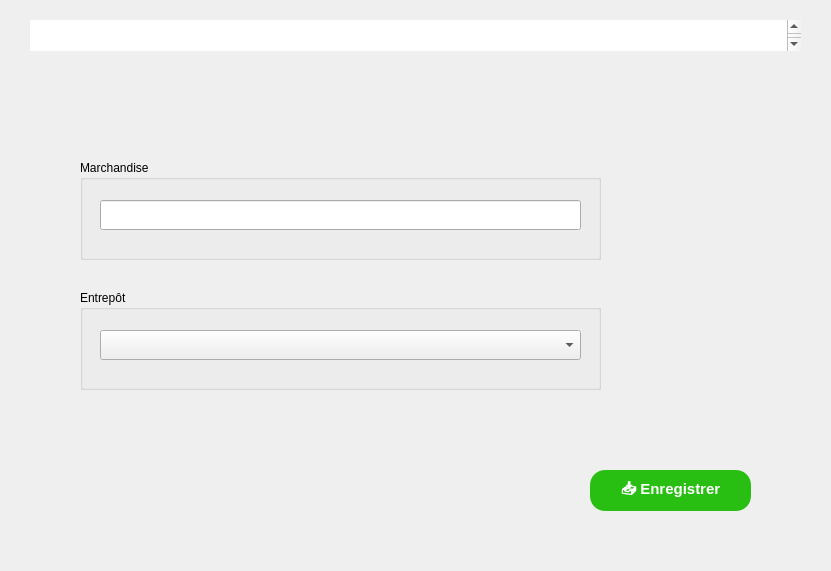
<?xml version="1.0" encoding="UTF-8"?>
<ui version="4.0">
 <class>FormEntrepot</class>
 <widget class="QDialog" name="FormEntrepot">
  <property name="geometry">
   <rect>
    <x>0</x>
    <y>0</y>
    <width>831</width>
    <height>571</height>
   </rect>
  </property>
  <property name="windowTitle">
   <string>Assigner Entrepôt à une Marchandise</string>
  </property>
  <property name="styleSheet">
   <string notr="true">QWidget#FormEntrepot {
    border-image: url(&quot;C:/projet_QT/projet_achats/image000/fond02.jpg&quot;) 0 0 0 0 stretch stretch;
}


</string>
  </property>
  <widget class="QGroupBox" name="groupBoxMarchandise">
   <property name="geometry">
    <rect>
     <x>80</x>
     <y>160</y>
     <width>521</width>
     <height>100</height>
    </rect>
   </property>
   <property name="title">
    <string>Marchandise</string>
   </property>
   <widget class="QLineEdit" name="lineEditMarchandise">
    <property name="geometry">
     <rect>
      <x>20</x>
      <y>40</y>
      <width>481</width>
      <height>30</height>
     </rect>
    </property>
   </widget>
  </widget>
  <widget class="QGroupBox" name="groupBoxEntrepot">
   <property name="geometry">
    <rect>
     <x>80</x>
     <y>290</y>
     <width>521</width>
     <height>100</height>
    </rect>
   </property>
   <property name="title">
    <string>Entrepôt</string>
   </property>
   <widget class="QComboBox" name="comboBoxEntrepot">
    <property name="geometry">
     <rect>
      <x>20</x>
      <y>40</y>
      <width>481</width>
      <height>30</height>
     </rect>
    </property>
   </widget>
  </widget>
  <widget class="QPushButton" name="btnAjouter">
   <property name="geometry">
    <rect>
     <x>590</x>
     <y>470</y>
     <width>161</width>
     <height>41</height>
    </rect>
   </property>
   <property name="styleSheet">
    <string notr="true">QPushButton {
background-color: #29bf12;
border-radius: 15px;
border: none;
padding: 10px 20px;
color: white;
font-size: 15px;
font-weight: bold;
}</string>
   </property>
   <property name="text">
    <string>📥 Enregistrer</string>
   </property>
  </widget>
  <widget class="QTextBrowser" name="textBrowser">
   <property name="geometry">
    <rect>
     <x>10</x>
     <y>10</y>
     <width>811</width>
     <height>51</height>
    </rect>
   </property>
   <property name="styleSheet">
    <string notr="true">QTextBrowser {
    border-image: url(&quot;C:/projet_QT/projet_achats/image000/fond03.jpg&quot;) 0 0 0 0 stretch stretch;
    border: none;
    padding: 10px 20px;
    color: white;
    font-weight: bold;
}</string>
   </property>
   <property name="html">
    <string>&lt;!DOCTYPE HTML PUBLIC &quot;-//W3C//DTD HTML 4.0//EN&quot; &quot;http://www.w3.org/TR/REC-html40/strict.dtd&quot;&gt;
&lt;html&gt;&lt;head&gt;&lt;meta name=&quot;qrichtext&quot; content=&quot;1&quot; /&gt;&lt;meta charset=&quot;utf-8&quot; /&gt;&lt;style type=&quot;text/css&quot;&gt;
p, li { white-space: pre-wrap; }
hr { height: 1px; border-width: 0; }
li.unchecked::marker { content: &quot;\2610&quot;; }
li.checked::marker { content: &quot;\2612&quot;; }
&lt;/style&gt;&lt;/head&gt;&lt;body style=&quot; font-family:'Segoe UI'; font-size:9pt; font-weight:700; font-style:normal;&quot;&gt;
&lt;p style=&quot; margin-top:0px; margin-bottom:0px; margin-left:0px; margin-right:0px; -qt-block-indent:0; text-indent:0px;&quot;&gt;&lt;span style=&quot; font-size:20pt;&quot;&gt;Attribution à l'Entrepôt&lt;/span&gt;&lt;/p&gt;&lt;/body&gt;&lt;/html&gt;</string>
   </property>
  </widget>
 </widget>
 <resources/>
 <connections/>
</ui>
